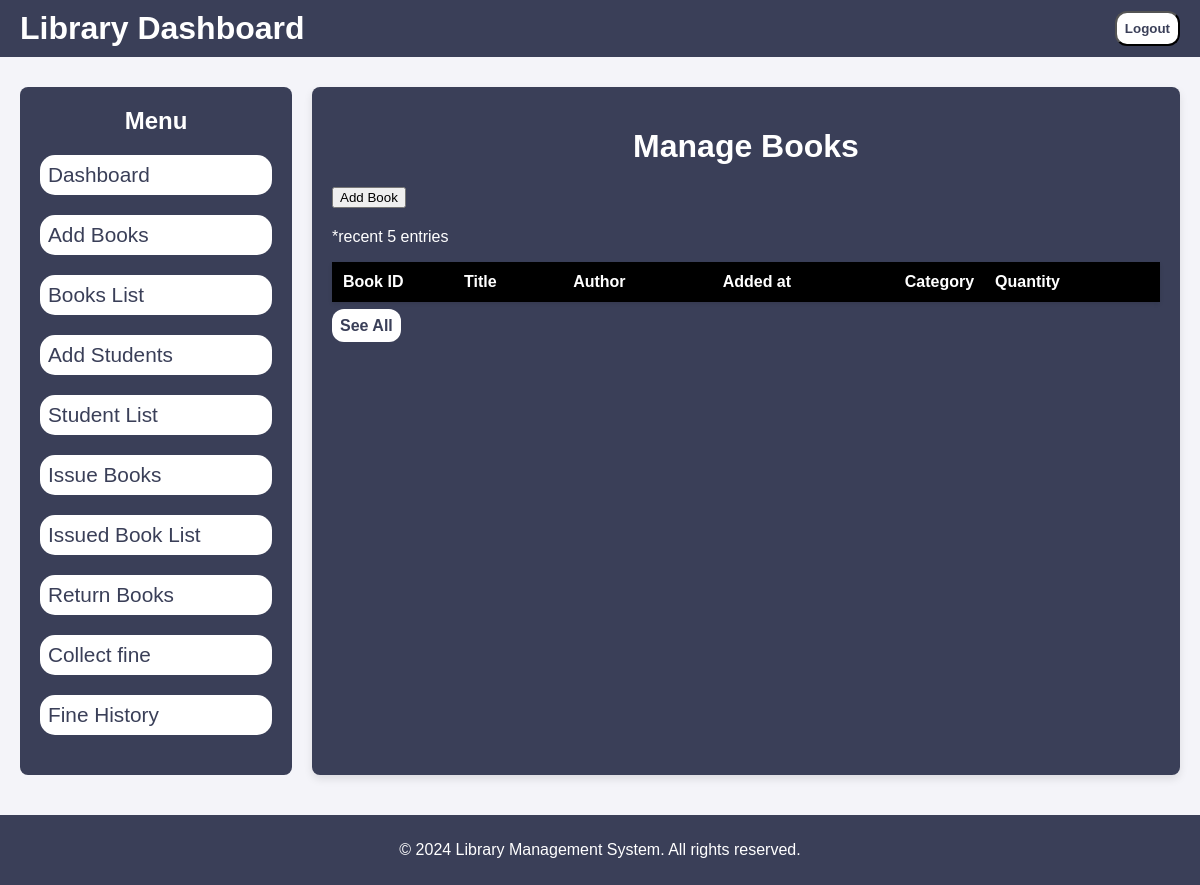
/manage_book, run on an earlier commit of the app's database.
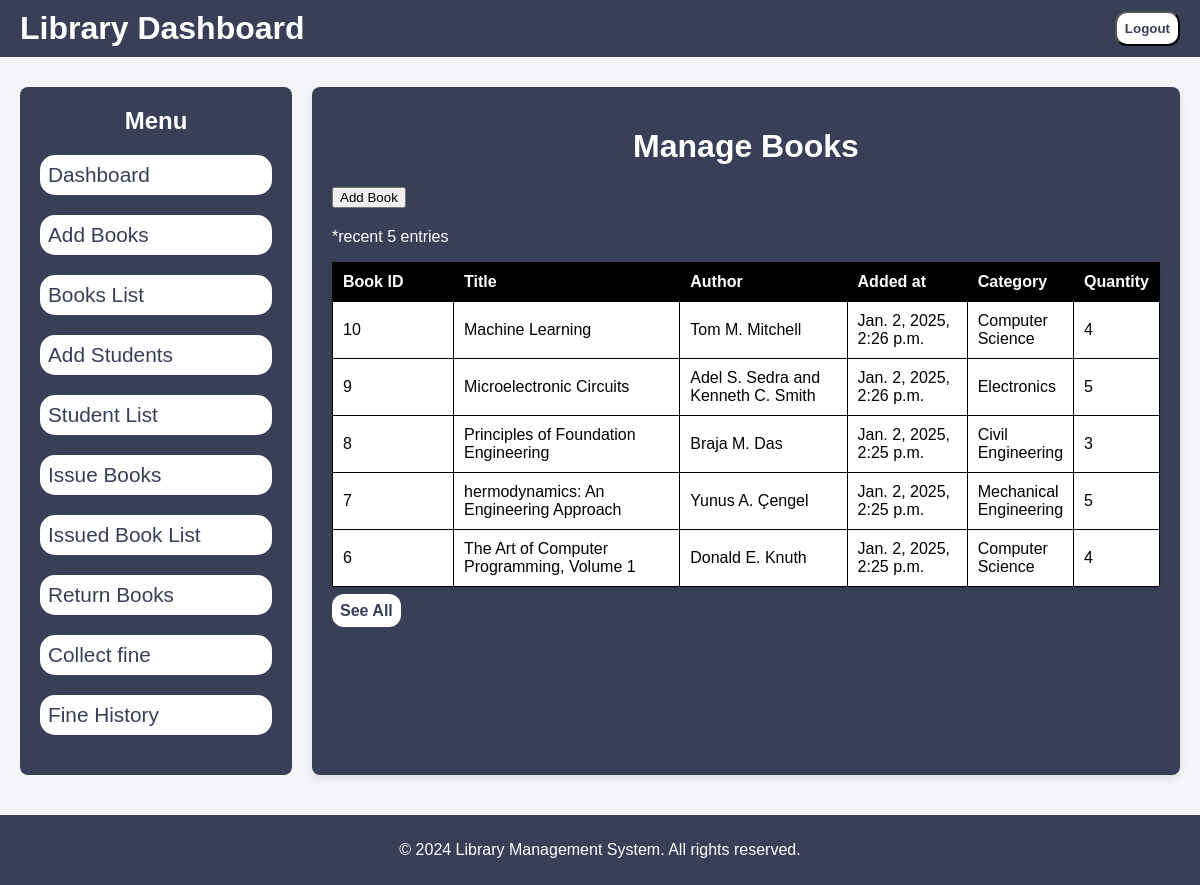
And on a later commit of the database.
### LibraryApp/models.py (models this page shows, shortened)
class Book(models.Model):
    title = models.CharField(max_length=200)
    author = models.CharField(max_length=200)
    quantity = models.IntegerField(default=1)
    available_quantity = models.IntegerField(default=1)
    category = models.CharField(max_length=150)
    publication_year = models.IntegerField()
    created_at = models.DateTimeField(auto_now_add=True)
    updated_at = models.DateTimeField(auto_now=True)

### LibraryApp/views.py (the view)
# urls.py: path('manage_book' , views.manage_book , name = 'manage_book'),
def manage_book(request):
    category = Book_category.objects.all()
    books_data = Book.objects.all().order_by('-id')[:5]
    return render(request , 'manage_book.html' , {'category_data' : category ,'books' : books_data})

### LibraryApp/models.py (called while the page is built)
    def __str__(self):
        return self.name

### templates/manage_book.html (shortened to what this page needs)
{% extends 'base.html' %}
{% load static %}
    {% block content %}
        <div class="main-content">
            <h1> Manage Books </h1>
            <button id="add">Add Book</button>
            <div class="table-container">
                <p style="color: white;">*recent 5 entries</p>
                <table>
                    <thead>
                        <tr>
                            <th style="width: 100px;">Book ID</th>
                            <th>Title</th>
                            <th>Author</th>
                            <th>Added at</th>
                            <th style="width: 50px;">Category</th>
                            <th>Quantity</th>
                        </tr>
                    </thead>
                    <tbody>
                        {% for book in books %}
                        <tr style="height: min-content;">
                            <td>{{book.id}}</td>
                            <td>{{book.title}}</td>
                            <td>{{book.author}}</td>
                            <td>{{book.created_at}}</td>
                            <td>{{book.category}}</td>
                            <td>{{book.quantity}}</td>
                        </tr>
                        {% endfor %}
                    </tbody>
                </table>
                <a class="btn" href="{% url 'book_table' %}">See All</a>
            </div>
        </div>
    {% endblock %}>

What changed in the data, as far as the page shows it:
added Book: id "10", title "Machine Learning", author "Tom M. Mitchell", created_at "Jan. 2, 2025, 2:26 p.m.", category "Computer Science", quantity "4"
added Book: id "9", title "Microelectronic Circuits", author "Adel S. Sedra and Kenneth C. Smith", created_at "Jan. 2, 2025, 2:26 p.m.", category "Electronics", quantity "5"
added Book: id "8", title "Principles of Foundation Engineering", author "Braja M. Das", created_at "Jan. 2, 2025, 2:25 p.m.", category "Civil Engineering", quantity "3"
added Book: id "7", title "hermodynamics: An Engineering Approach", author "Yunus A. Çengel", created_at "Jan. 2, 2025, 2:25 p.m.", category "Mechanical Engineering", quantity "5"
added Book: id "6", title "The Art of Computer Programming, Volume 1", author "Donald E. Knuth", created_at "Jan. 2, 2025, 2:25 p.m.", category "Computer Science", quantity "4"
